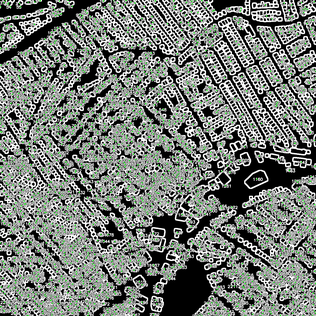
#> input picture output/images/numbered_22828930_15.png, 316 x 316 px, shrunk from 1500 x 1500 before the run
$ python -i building_detector.py   (imports and definitions only)
#> lines starting #> are read from the running program, lines starting #| are printed output that depends on the picture; after the words box and inside, x2 and y2 are one past the last pixel; in counts of white or black regions, pixels touching at a corner belong together
import cv2
import numpy as np
import os
import pandas as pd
import random
from pathlib import Path
import matplotlib.pyplot as plt

# [72 lines left out: function detect_buildings_in_folder, not called in this run]

def process_single_image(image_path, output_dir):
    """
    Process a single image to detect buildings using distance transform method.

    Parameters:
    - image_path: Path to the image file
    - output_dir: Directory to save the processed image

    Returns:
    - Dictionary with detection results
    """
#> called with image_path = 'output/images/numbered_22828930_15.png', output_dir = 'out.png'

    try:
        # Load image
        image = cv2.imread(str(image_path), cv2.IMREAD_UNCHANGED)
#> image is the input picture: shape (316, 316, 3); mean B, G, R 116.9, 122.7, 116.9
        if image is None:
            print(f"Could not load image: {image_path}")
            return None

        # Convert to grayscale if needed
        if len(image.shape) == 3:
            gray = cv2.cvtColor(image, cv2.COLOR_BGR2GRAY)
        else:
            gray = image

        # Adaptive thresholding
        binary = cv2.adaptiveThreshold(gray, 255, cv2.ADAPTIVE_THRESH_MEAN_C,
                                     cv2.THRESH_BINARY_INV, 15, 10)
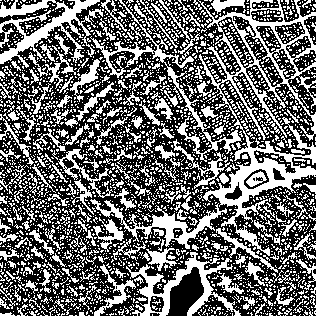
#> binary: shape (316, 316); 41.4% white; 3242 white regions (2981 under 20 px), largest, box (x1, y1, x2, y2) and area: (198, 0, 316, 256) 6266, (0, 0, 103, 68) 2361, (126, 252, 241, 316) 1873

        # Morphological cleanup
        kernel = cv2.getStructuringElement(cv2.MORPH_RECT, (3, 3))
        cleaned = cv2.morphologyEx(binary, cv2.MORPH_OPEN, kernel, iterations=2)
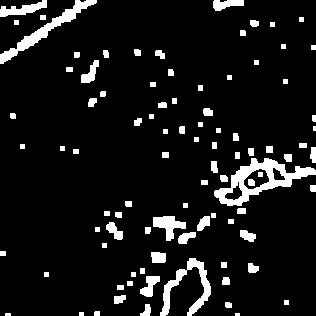
#> cleaned: shape (316, 316); 8.7% white; 92 white regions (3 under 20 px), largest, box (x1, y1, x2, y2) and area: (214, 158, 316, 206) 1668, (0, 0, 97, 64) 996, (160, 258, 211, 316) 891

        # Distance transform method for building detection
        dist_transform = cv2.distanceTransform(binary, cv2.DIST_L2, 5)
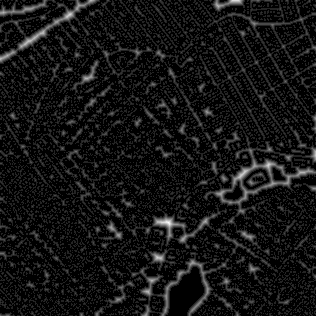
#> dist_transform: shape (316, 316) float32; min 0, max 7, mean 0.556; drawn with min black and max white

        # Find local maxima
        kernel_max = cv2.getStructuringElement(cv2.MORPH_ELLIPSE, (7, 7))
        local_maxima = cv2.morphologyEx(dist_transform, cv2.MORPH_TOPHAT, kernel_max)
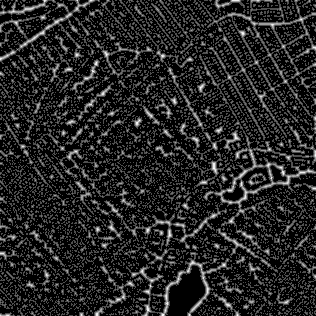
#> local_maxima: shape (316, 316) float32; min 0, max 3.2, mean 0.464; drawn with min black and max white

        # Threshold to get peaks
        _, peaks = cv2.threshold(local_maxima, 0.3 * local_maxima.max(), 255, cv2.THRESH_BINARY)
#> peaks: shape (316, 316) float32; 38.4% white in thin lines or dots
        peaks = peaks.astype(np.uint8)
#> peaks: shape (316, 316); 38.4% white in thin lines or dots

        # Find connected components of peaks
        num_peaks, peak_labels = cv2.connectedComponents(peaks)
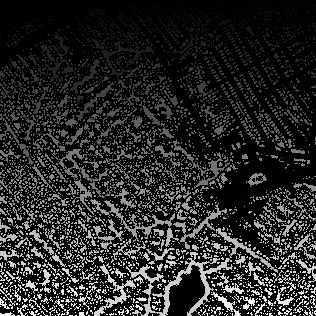
#> peak_labels: shape (316, 316) int32; min 0, max 3323, mean 518; drawn with min black and max white
#> num_peaks = 3324

        # Number of buildings detected (subtract 1 for background)
        buildings_detected = num_peaks - 1
#> buildings_detected = 3323

        # Create numbered visualization
        numbered_viz = cv2.cvtColor(binary, cv2.COLOR_GRAY2BGR)

        building_centers = []
        building_count = 0
        total_building_area = 0

        # Process each building (skip background label 0)
        for label in range(1, num_peaks):
            # Find all pixels belonging to this building center
            mask = (peak_labels == label)

            if np.any(mask):
                # Get coordinates of this building center
                coords = np.where(mask)

                if len(coords[0]) > 0:
                    # Calculate centroid of the building center
                    cY = int(np.mean(coords[0]))
                    cX = int(np.mean(coords[1]))

                    building_centers.append((cX, cY, label))
                    building_count += 1

                    # Calculate building area (approximate using connected component area)
                    building_area = np.sum(mask)
                    total_building_area += building_area

                    # Add number to the visualization with high contrast
                    text_color = (255, 255, 255)  # White
                    outline_color = (0, 0, 0)     # Black

                    # Add thick black outline for visibility
                    cv2.putText(numbered_viz, f'{building_count}', (cX-20, cY+8),
                               cv2.FONT_HERSHEY_SIMPLEX, 0.6, outline_color, 3)
                    cv2.putText(numbered_viz, f'{building_count}', (cX-20, cY+8),
                               cv2.FONT_HERSHEY_SIMPLEX, 0.6, text_color, 2)

                    # Draw a circle at building center
                    cv2.circle(numbered_viz, (cX, cY), 3, (0, 255, 0), -1)
#> this loop made 3323 passes
#> (coords, cY, cX, building_area, total_building_area) on passes 5, 13, 15, 19, 26, 31, 35, 36, 39: (1434 positions, rows 0 to 63, columns 0 to 94, 24, 40, 1434, 1443), (130 positions, rows 0 to 31, columns 101 to 126, 11, 112, 130, 1597), (1217 positions, rows 0 to 161, columns 119 to 241, 98, 187, 1217, 2816), (99 positions, rows 0 to 47, columns 140 to 177, 24, 158, 99, 2940), (111 positions, rows 0 to 39, columns 159 to 189, 19, 174, 111, 3071), (28 positions, rows 0 to 11, columns 178 to 187, 6, 182, 28, 3121), (26 positions, rows 0 to 9, columns 193 to 201, 4, 197, 26, 3153), (5323 positions, rows 0 to 255, columns 198 to 315, 109, 262, 5323, 8476), (122 positions, rows 0 to 8, columns 215 to 244, 3, 227, 122, 8606)
#> (cY, cX) on pass 88: (7, 100)
#> pass 1, in process_single_image, `mask = (peak_labels == label)`:
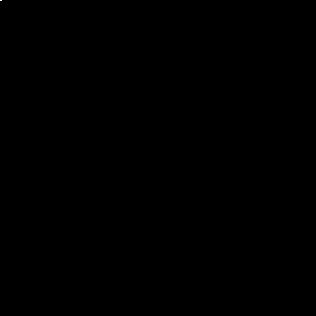
#> mask: shape (316, 316) bool; 0% white in thin lines or dots, all inside (x1, y1, x2, y2) = (0, 0, 2, 1)
#> after the loop: mask: shape (316, 316) bool; 0% white in thin lines or dots, all inside (x1, y1, x2, y2) = (303, 314, 305, 316)
#> after the loop:
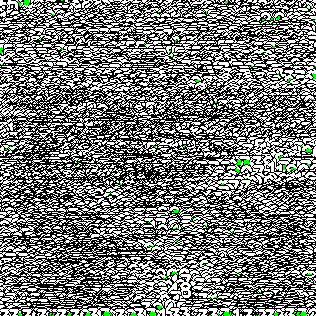
#> numbered_viz: shape (316, 316, 3); mean B, G, R 117.7, 119.4, 117.7

        # Save the numbered image
        output_filename = f"numbered_{image_path.stem}.png"
        output_path = output_dir / output_filename
        cv2.imwrite(str(output_path), numbered_viz)

        # Create individual building data for CSV
        individual_buildings = []
        for i, (cX, cY, label) in enumerate(building_centers, 1):
            # Calculate individual building area (approximate using connected component)
            mask = (peak_labels == label)
            building_area = np.sum(mask)

            individual_buildings.append({
                'building_number': i,
                'center_x': cX,
                'center_y': cY,
                'area_pixels': building_area,
                'label_id': label
            })

        # Save individual CSV for this image
        if individual_buildings:
            csv_filename = f"{image_path.stem}_buildings.csv"
            csv_path = output_dir / csv_filename
            buildings_df = pd.DataFrame(individual_buildings)
            buildings_df.to_csv(csv_path, index=False)

        # Calculate total white pixels (building area)
        total_white_pixels = np.sum(binary == 255)

        # Return results
        return {
            'image_filename': image_path.name,
            'building_count': building_count,
            'total_building_area_pixels': total_white_pixels,
            'building_centers_area_pixels': total_building_area,
            'coverage_percentage': (total_building_area / total_white_pixels * 100) if total_white_pixels > 0 else 0,
            'output_image': output_filename,
            'individual_csv': csv_filename if individual_buildings else None,
            'image_width': binary.shape[1],
            'image_height': binary.shape[0]
        }

    except Exception as e:
        print(f"Error processing {image_path}: {str(e)}")
        return None

# [83 lines left out: functions create_summary_visualization, main, not called in this run]

# [2 lines not run here, left out]

>>> result = process_single_image('output/images/numbered_22828930_15.png', 'out.png')
